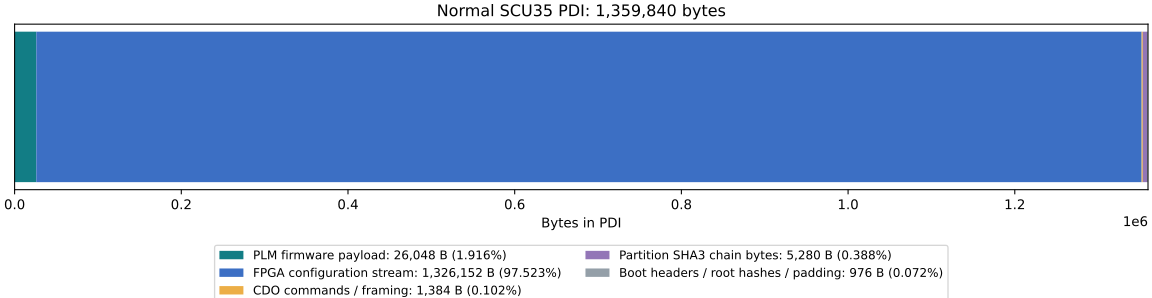

Reproduce this figure in Python.
"""Cross-check AMD Bootgen dumps and summarize a normal SCU35 PDI."""
from pathlib import Path
from collections import Counter
import hashlib,html,json,struct
HERE=Path(__file__).resolve().parent
source=HERE.parent/'compare/compare.pdi'
p=(HERE/'normal.pdi').read_bytes()
sha=lambda b:hashlib.sha256(b).hexdigest()
assert p==source.read_bytes(),'Inspection input differs from original PDI'
offset,_,cdo_size,cdo_encoded,plm_size,plm_encoded=struct.unpack_from('<6I',p,0x1c)
def decode(at,length,total,root):
 output=bytearray();start=at;chunks=0
 while length:
  count=min(0x1fe0,length);encoded=count+(32 if length>count else 0)
  data=p[at:at+encoded]
  assert len(data)==encoded and hashlib.sha3_256(data).digest()==root,'Partition hash mismatch'
  output.extend(data[:count]);chunks+=1
  if length>count:root=data[-32:]
  length-=count;at+=encoded
 assert at-start==total
 return bytes(output),chunks
plm,plm_chunks=decode(offset,plm_size,plm_encoded,p[0x368:0x388])
cdo,cdo_chunks=decode(offset+plm_encoded,cdo_size,cdo_encoded,p[0x38c:0x3ac])
assert plm==(HERE/'plm.bin').read_bytes(),'Bootgen PLM dump differs'
assert cdo==(HERE/'pmc_cdo.bin').read_bytes(),'Bootgen CDO dump differs'
assert offset+plm_encoded+cdo_encoded==len(p),'Unaccounted image bytes'
elf_path=HERE.parent/'compare/static_files/plm.elf';elf=elf_path.read_bytes()
assert elf[:5]==b'\x7fELF\x01'
entry,phoff=struct.unpack_from('<II',elf,24);phsize,phnum=struct.unpack_from('<HH',elf,42)
loads=[]
for i in range(phnum):
 typ,at,va,pa,filesz,memsz,flags,align=struct.unpack_from('<8I',elf,phoff+i*phsize)
 if typ!=1:continue
 if filesz:assert plm[pa-entry:pa-entry+filesz]==elf[at:at+filesz],'ELF load bytes differ'
 loads.append({'address_hex':hex(pa),'file_bytes':filesz,'memory_bytes':memsz})
assert sum(x['file_bytes'] for x in loads)==len(plm)
w=struct.unpack('<%dI'%(len(cdo)//4),cdo)
assert w[0]==4 and w[1]==0x004f4443 and w[3]+5==len(w) and sum(w[:5])&0xffffffff==0xffffffff
at=5;counts=Counter();stream=bytearray();stream_commands=0
while at<len(w):
 command=w[at];at+=1;op=command&65535;n=(command>>16)&255
 assert not command>>24
 if n==255:n=w[at];at+=1
 assert at+n<=len(w)
 counts[hex(op)]+=1
 if op==0x10d:
  assert n>=3 and list(w[at:at+3])==[0,0x04070000,0x4000]
  stream.extend(struct.pack('<%dI'%(n-3),*w[at+3:at+n]));stream_commands+=1
 at+=n
assert at==len(w)
(HERE/'fpga_stream.bin').write_bytes(stream)
parts=[('PLM firmware payload',len(plm)),('FPGA configuration stream',len(stream)),
       ('CDO commands / framing',len(cdo)-len(stream)),
       ('Partition SHA3 chain bytes',plm_encoded+ cdo_encoded-len(plm)-len(cdo)),
       ('Boot headers / root hashes / padding',offset)]
assert sum(n for _,n in parts)==len(p)
report={'source':str(source.resolve()),'pdi_sha256':sha(p),'total_bytes':len(p),'part':'xcsu35p-sbvb625-2-e',
 'vendor_utility':'AMD Bootgen 2026.1, -arch spartanup -read / -dump boot_files',
 'file_layout':[{'name':'Boot headers/root hashes/padding','offset':0,'bytes':offset},
                {'name':'PLM encoded partition','offset':offset,'bytes':plm_encoded},
                {'name':'FPGA CDO encoded partition','offset':offset+plm_encoded,'bytes':cdo_encoded}],
 'breakdown':[{'name':name,'bytes':n,'KiB':n/1024,'percent':n/len(p)*100} for name,n in parts],
 'plm':{'input_elf':str(elf_path.resolve()),'elf_container_bytes':len(elf),'elf_sha256':sha(elf),
        'payload_bytes':len(plm),'encoded_bytes':plm_encoded,'chain_bytes':plm_encoded-len(plm),'chunks':plm_chunks,'loads':loads},
 'fpga':{'cdo_payload_bytes':len(cdo),'encoded_bytes':cdo_encoded,'chain_bytes':cdo_encoded-len(cdo),
         'stream_bytes':len(stream),'stream_commands':stream_commands,'other_cdo_bytes':len(cdo)-len(stream),
         'cdo_commands':dict(counts),'chunks':cdo_chunks},
 'checks':{'bootgen_dumps_match':True,'partition_sha3_chains_valid':True,'plm_elf_load_bytes_match':True,'all_bytes_accounted':True,'original_pdi_unchanged':True},
 'notes':['Normal Vivado-generated image with the supplied AMD PLM, not the custom native benchmark image.',
          'ELF file size includes metadata/debug information; only file-backed load bytes are packaged.',
          'Configuration stream includes configuration packets/framing, not only LUT/BRAM frame contents.',
          'Read-only offline inspection. No hardware programming or eFUSE access performed.',
          'Bootgen printed WARNING: dl3 detected; complete raw output is retained.']}
(HERE/'breakdown.json').write_text(json.dumps(report,indent=2)+'\n')
import matplotlib
matplotlib.use('Agg')
import matplotlib.pyplot as plt
fig,ax=plt.subplots(figsize=(12,3.1),layout='constrained')
colors=['#127d85','#3c6fc4','#ecae47','#9376b7','#949fa8'];left=0
for (name,n),color in zip(parts,colors):
 ax.barh([0],n,left=left,color=color,label=f'{name}: {n:,} B ({n/len(p)*100:.3f}%)');left+=n
ax.set(xlabel='Bytes in PDI',title=f'Normal SCU35 PDI: {len(p):,} bytes',yticks=[])
ax.set_xlim(0,len(p));ax.legend(loc='upper center',bbox_to_anchor=(.5,-.3),ncol=2,fontsize=9)
fig.savefig(HERE/'breakdown.svg');fig.savefig(HERE/'breakdown.png');plt.close(fig)
rows=''.join(f'<tr><td>{html.escape(name)}</td><td>{n:,}</td><td>{n/1024:,.3f}</td><td>{n/len(p)*100:.3f}%</td></tr>' for name,n in parts)
text=f'''<!doctype html><html><meta charset="utf-8"><title>SCU35 PDI breakdown</title><style>body{{font:16px system-ui;max-width:1100px;margin:40px auto;padding:20px;color:#18323b}}img{{width:100%}}table{{border-collapse:collapse;width:100%}}td,th{{padding:12px;border-bottom:1px solid #ddd;text-align:right}}td:first-child,th:first-child{{text-align:left}}code{{overflow-wrap:anywhere}}</style><h1>Normal SCU35 PDI breakdown</h1><p>AMD Bootgen 2026.1 offline inspection. Source: <code>{html.escape(report['source'])}</code></p><img src="breakdown.svg" alt="PLM, FPGA configuration stream and packaging overhead"><table><tr><th>Component</th><th>Bytes</th><th>KiB</th><th>Image</th></tr>{rows}<tr><th>Total</th><th>{len(p):,}</th><th>{len(p)/1024:,.3f}</th><th>100%</th></tr></table><p>The source PLM ELF is {len(elf):,} bytes, but its packaged firmware payload is only {len(plm):,} bytes. ELF metadata/debug sections are not embedded wholesale.</p><p>The FPGA CDO contains {len(stream):,} configuration-stream bytes and {len(cdo)-len(stream):,} command/framing bytes. SHA3 chain verification, ELF payload matching and accounting checks passed.</p><ul>{''.join('<li>'+html.escape(s)+'</li>' for s in report['notes'])}</ul><p><a href="bootgen_read.txt">Bootgen header dump</a> · <a href="bootgen_dump.txt">Bootgen extraction log</a> · <a href="breakdown.json">JSON</a> · <a href="plm_elf_layout.txt">ELF layout</a></p><p>PDI SHA256: <code>{sha(p)}</code></p></html>'''
(HERE/'report.html').write_text(text,encoding='utf-8')
print(json.dumps({'total_bytes':len(p),'breakdown':report['breakdown'],'plm':report['plm'],'checks':report['checks']},indent=2))
